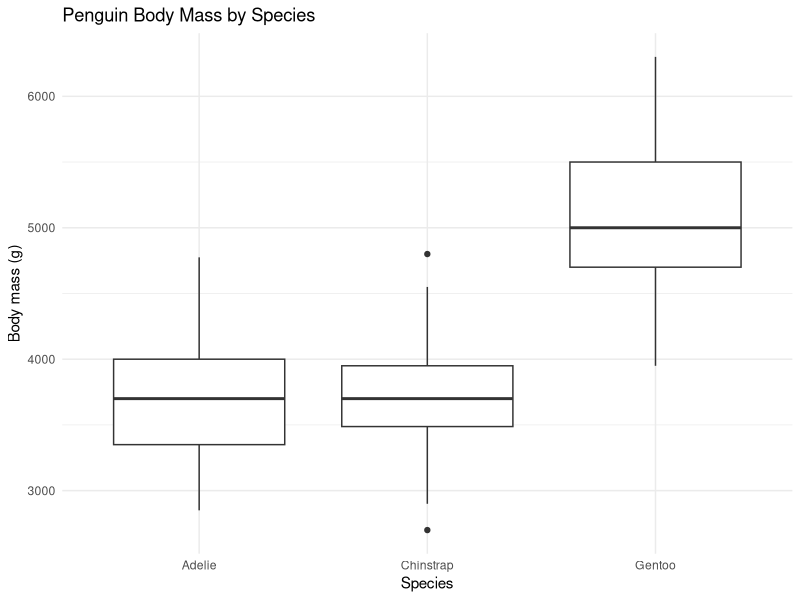

Recreate this plot in R.
## ---- chunk 1
#| message: false
#| warning: false

library(palmerpenguins)
library(dplyr)
library(ggplot2)
## ---- chunk 2
head(penguins)
## ---- chunk 3
species_summary <- penguins |>
  group_by(species) |>
  summarise(
    n = n(),
    mean_body_mass_g = mean(body_mass_g, na.rm = TRUE),
    sd_body_mass_g = sd(body_mass_g, na.rm = TRUE)
  )

species_summary
## ---- chunk 4
#| label: fig-penguin-mass
#| fig-cap: "Body mass of penguins by species."

ggplot(penguins, aes(x = species, y = body_mass_g)) +
  geom_boxplot() +
  labs(
    x = "Species",
    y = "Body mass (g)",
    title = "Penguin Body Mass by Species"
  ) +
  theme_minimal()
## ---- chunk 5
cor(
  penguins$flipper_length_mm,
  penguins$body_mass_g,
  use = "complete.obs"
)
